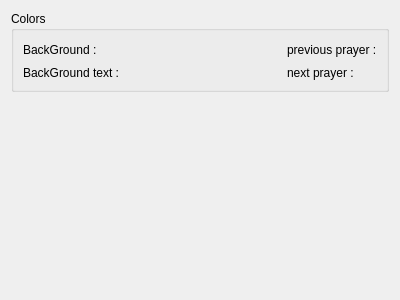
<?xml version="1.0" encoding="UTF-8"?>
<ui version="4.0">
 <class>ColorsForm</class>
 <widget class="QWidget" name="ColorsForm">
  <property name="geometry">
   <rect>
    <x>0</x>
    <y>0</y>
    <width>400</width>
    <height>300</height>
   </rect>
  </property>
  <property name="windowTitle">
   <string>Form</string>
  </property>
  <layout class="QVBoxLayout" name="verticalLayout">
   <item>
    <widget class="QGroupBox" name="groupBox">
     <property name="title">
      <string>Colors</string>
     </property>
     <layout class="QGridLayout" name="gridLayout">
      <item row="0" column="0">
       <layout class="QHBoxLayout" name="hlLayoutBackground">
        <item>
         <widget class="QLabel" name="label">
          <property name="text">
           <string>BackGround :</string>
          </property>
         </widget>
        </item>
       </layout>
      </item>
      <item row="0" column="2">
       <layout class="QHBoxLayout" name="hlLayoutPrev">
        <item>
         <widget class="QLabel" name="label_3">
          <property name="text">
           <string>previous prayer :</string>
          </property>
         </widget>
        </item>
       </layout>
      </item>
      <item row="1" column="0">
       <layout class="QHBoxLayout" name="hlLayoutText">
        <item>
         <widget class="QLabel" name="label_2">
          <property name="text">
           <string>BackGround text :</string>
          </property>
         </widget>
        </item>
       </layout>
      </item>
      <item row="1" column="2">
       <layout class="QHBoxLayout" name="hlLayoutNext">
        <item>
         <widget class="QLabel" name="label_4">
          <property name="text">
           <string>next prayer :</string>
          </property>
         </widget>
        </item>
       </layout>
      </item>
      <item row="0" column="1">
       <spacer name="horizontalSpacer_7">
        <property name="orientation">
         <enum>Qt::Horizontal</enum>
        </property>
        <property name="sizeHint" stdset="0">
         <size>
          <width>40</width>
          <height>20</height>
         </size>
        </property>
       </spacer>
      </item>
     </layout>
    </widget>
   </item>
   <item>
    <spacer name="verticalSpacer">
     <property name="orientation">
      <enum>Qt::Vertical</enum>
     </property>
     <property name="sizeHint" stdset="0">
      <size>
       <width>20</width>
       <height>40</height>
      </size>
     </property>
    </spacer>
   </item>
  </layout>
 </widget>
 <resources/>
 <connections/>
</ui>
